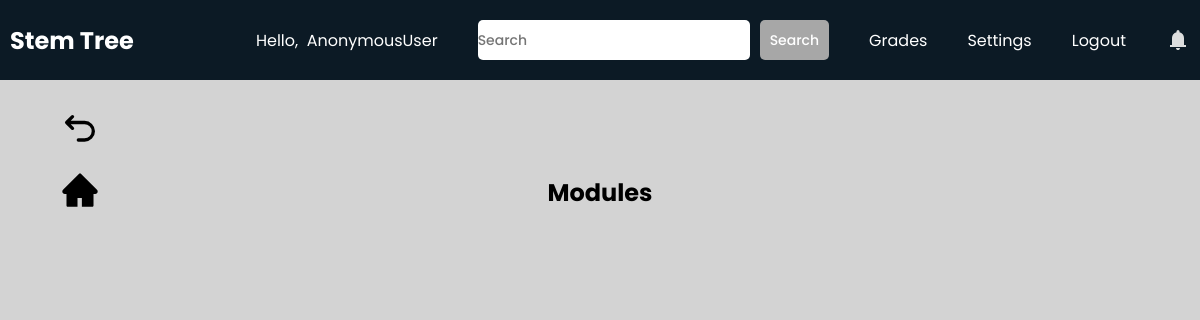
Before: /students/module_hub/72ec23b1798d45dbb74cdb87641e4c49/ with the older database file.
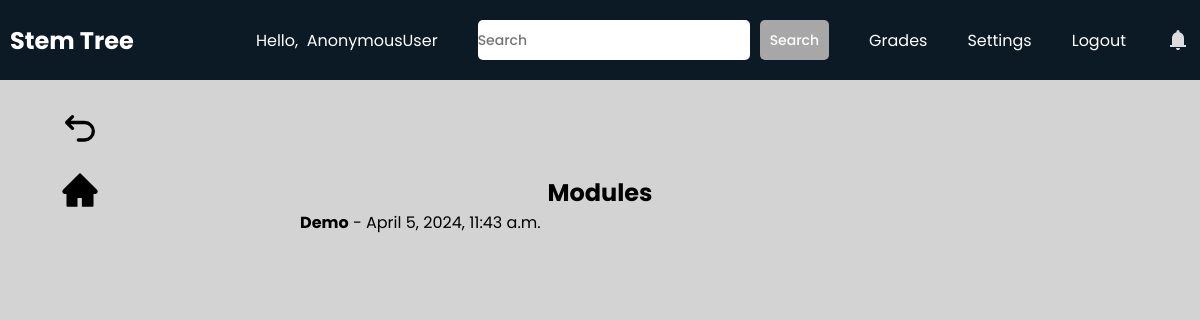
After: the same page with the newer database file.
### teachers/models.py (models this page shows, shortened)
class Module(models.Model):
    id = models.UUIDField(primary_key=True, default=uuid.uuid4, editable=False)
    course = models.ForeignKey(MyClass, on_delete=models.CASCADE, null=True)
    author = models.ForeignKey(User, on_delete=models.CASCADE)
    title = models.CharField(max_length=100)
    is_visible = models.BooleanField(default=False)
    attempts = models.PositiveIntegerField(default=1)
    weight = models.PositiveIntegerField(default=1)
    created_at = models.DateTimeField(default=timezone.now)

### students/views.py (the view)
# urls.py: path("module_hub/<str:course_id>/", views.moduleHub, name="moduleHub"),
def moduleHub(request, course_id):
    my_class = MyClass.objects.get(id=course_id)
    modules = Module.objects.filter(course=my_class).order_by('-created_at')
    context = {'courseId': course_id, 'my_class': my_class, 'modules': modules}
    return render(request, "students/modulehub.html", context)

### students/templates/students/modulehub.html (shortened to what this page needs)
{% extends 'students/base.html' %}
{% load static %}
{% block extra_css %}
    <link rel="stylesheet" href="{% static 'css/discussion.css' %}">
{% endblock %}
{% block content %}
    <a class="backbtn" href="{% url 'students:course' courseId%}"><svg xmlns="http://www.w3.org/2000/svg" width="24" height="24" viewBox="0 0 24 24"><path fill="none" stroke="currentColor" stroke-linecap="round" stroke-linejoin="round" stroke-width="2" d="M11 18h3.75a5.25 5.25 0 1 0 0-10.5H5M7.5 4L4 7.5L7.5 11"/></svg></a>
    <a class="backbtn" id="homebtn" href="{% url 'students:course' courseId%}"></a>
    <div id="contentwrapper">
        <div id="content">
            <h2>Modules</h2>
            <div id="posts-wrapper">
                {% for module in modules %}
                    {% if module.is_visible %}
                        <div class="modules" data-class-id= "{{ module.id }}" data-class-courseId= "{{ courseId }}">
                            <strong>{{ module.title }}</strong> - {{ module.created_at }}
                        </div>
                    {% endif %}
                {% endfor %}
            </div>
        </div>
    </div>
{% endblock %}

Changed rows visible on the page:
now on this page (row edited): Module: title "Demo", created_at "April 5, 2024, 11:43 a.m."
